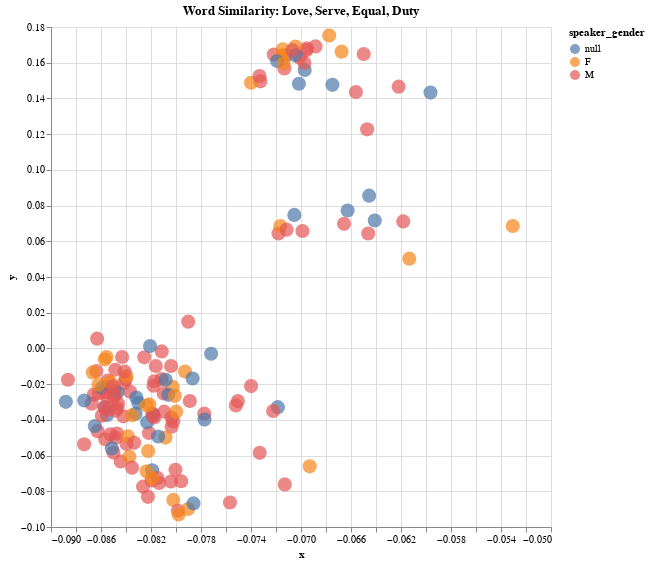

The notebook cell saved with this chart:
### Code cell
# List of keywords that you want to compare
keywords = ['love', 'serve', 'equal','duty']

# How to color the points in the plot. The other option is "period" for time period
color_by = 'speaker_gender'

# Get all word positions
word_positions = get_word_positions(keywords)

# Get all contexts around the words
keyword_contexts = []
keyword_contexts_tokens = []
words = []

for position in word_positions:
  words.append(word_lookup[all_word_ids[position]])
  keyword_contexts.append(get_context_clean(position))
  keyword_contexts_tokens.append(get_context(position))

# Reduce word vectors with PCA
pca = PCA(n_components=2)
pca.fit(all_word_vectors[word_positions,:].T)

# Make a DataFrame with PCA results
df_2 = pd.DataFrame({"x": pca.components_[0,:], "y": pca.components_[1,:],
                   "context": keyword_contexts, "tokens": keyword_contexts_tokens, "word": words})
# Match original text and metadata
#df_2[['title', 'author', 'period', 'link']] = df_2.apply(find_original_poem, axis='columns', result_type='expand')
#df_2[['title', 'author', 'period', 'link']] = df_2.apply(find_original_poem)

# Rename columns so that the context shows up as the "title" in the tooltip (bigger and bolded)
#df_2 = df_2.rename(columns={'title': 'poem_title', 'context': 'title'})

# Match original text and metadata
df_2[['title', 'speaker_gender', 'speaker', 'act']] = df_2.apply(find_original_poem, axis='columns', result_type='expand')

# Rename columns so that the context shows up as the "title" in the tooltip (bigger and bolded)
df_2 = df_2.rename(columns={'title': 'poem_title', 'context': 'title'})


# Make the plot
alt.Chart(df_2, title=f"Word Similarity: {', '.join(keywords).title()}").mark_circle(size=200).encode(
    alt.X('x',
        scale=alt.Scale(zero=False)
    ), y="y",
    color= color_by,
    tooltip=['title','speaker_gender', 'speaker', 'act', 'poem_title']
    ).interactive().properties(
    width=500,
    height=500
)
    
    #do the same but seperate out the two texts?

### Figure 1 — Vega-Lite specification as saved in the notebook (floating-point values rounded to 4 significant figures; data arrays with more than 128 entries replaced by an {"elided": "..."} marker saying what was removed)
{"config": {"view": {"continuousWidth": 400, "continuousHeight": 300}}, "data": {"name": "data-1a0cdec845fd46f58c482a70a67f6dfb"}, "mark": {"type": "circle", "size": 200}, "encoding": {"color": {"field": "speaker_gender", "type": "nominal"}, "tooltip": [{"field": "title", "type": "nominal"}, {"field": "speaker_gender", "type": "nominal"}, {"field": "speaker", "type": "nominal"}, {"field": "act", "type": "quantitative"}, {"field": "poem_title", "type": "nominal"}], "x": {"field": "x", "scale": {"zero": false}, "type": "quantitative"}, "y": {"field": "y", "type": "quantitative"}}, "height": 500, "selection": {"selector033": {"type": "interval", "bind": "scales", "encodings": ["x", "y"]}}, "title": "Word Similarity: Love, Serve, Equal, Duty", "width": 500, "$schema": "https://vega.github.io/schema/vega-lite/v4.17.0.json", "datasets": {"data-1a0cdec845fd46f58c482a70a67f6dfb": {"elided": "160 records"}}}
